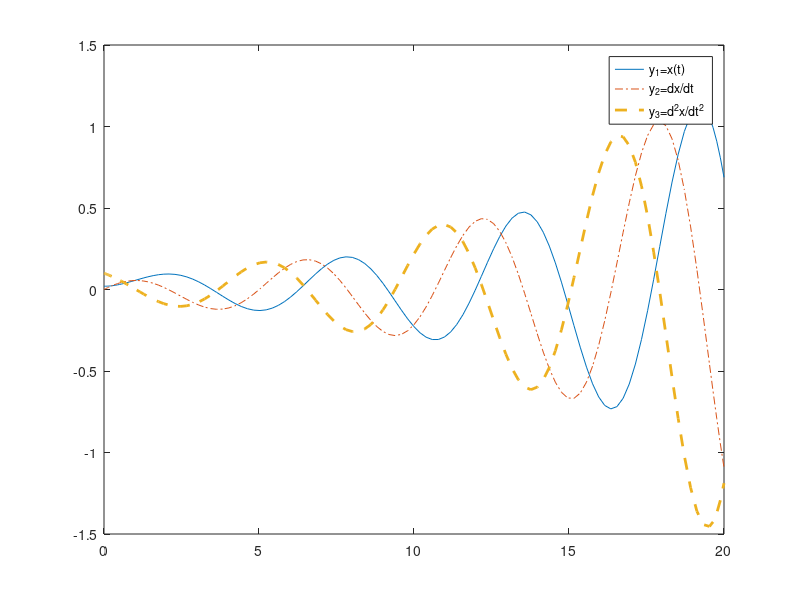

Write the MATLAB code that produced this figure.
function rownaniaroznickzowe

a = [1 1 0.5 1];
[T,Y] = ode45(@(t,y)rownanie(t,y,a), [0 20],[0.02 0 0.1]);
plot(T,Y(:,1),'-',T,Y(:,2),'-.',T,Y(:,3),'--','LineWIdth',2)
legend('y_1=x(t)', 'y_2=dx/dt', 'y_3=d^2x/dt^2');

function dy=rownanie(t,y,a)
%rownanie a4-d3y+a3*d2y+a2dy+a1*y
dy = [0;0;0];
dy(1) = y(2);
dy(2) = y(3);
dy(3) = (-a(3)*y(3)-a(2)*y(2)-a(1)*y(1))/a(4);